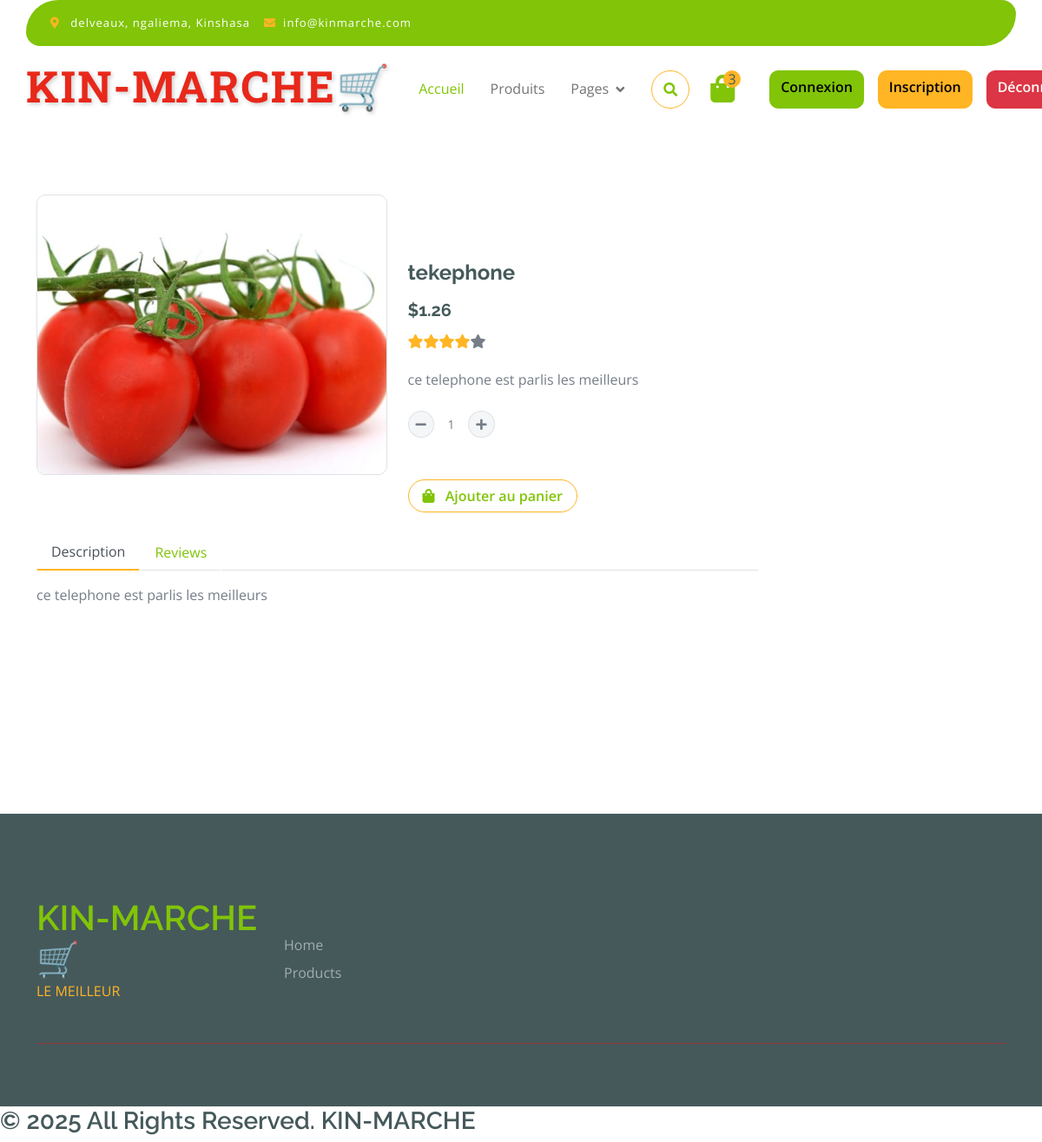
Page /product/detail/1 on the committed database.
### Products/models.py (models this page shows, shortened)
class Produit(models.Model):
    nom = models.CharField(max_length=255)
    image = models.ImageField(upload_to='media/', blank=True, null=True)
    prix = models.DecimalField(max_digits=10, decimal_places=2)
    description = models.TextField(blank=True, null=True)
    stock = models.PositiveIntegerField(default=0)
    date_ajout = models.DateTimeField(auto_now_add=True)

### Products/views.py (the view)
# urls.py: path('detail/<int:pk>', views.ProductdetaiView.as_view(), name = 'product.detail'),
class ProductdetaiView(DetailView):
    model = Produit
    context_object_name = 'product'
    template_name = 'product/shop-detail.html'

### panier/context_processors.py (called while the page is built)
def panier_context(request):
    if request.user.is_authenticated:
        panier = Panier.objects.filter(user=request.user).first()
        panier_count = sum(item.quantite for item in panier.items.all()) if panier else 0
    else:
        panier_count = 0  # Si l'utilisateur n'est pas connecté, le panier est vide
    return {"panier_count": panier_count}

### Products/templates/product/shop-detail.html (shortened to what this page needs)
{% extends 'base.html' %}
{% block content %}
<div class="container-fluid py-5 mt-5">
    <div class="container py-5">
        <div class="row g-4 mb-5">
            <div class="col-lg-8 col-xl-9">
                <div class="row g-4">
                    <div class="col-lg-6">
                        <div class="border rounded">
                            <a href="#">
                                <img src="{{ product.image.url }}" class="img-fluid rounded" alt="{{ product.nom }}">
                            </a>
                        </div>
                    </div>
                    <div class="col-lg-6 position-relative">
                        <h4 class="fw-bold mb-3 pt-3">{{ product.nom }}</h4>
                        <h5 class="fw-bold mb-3">${{ product.prix }}</h5>
                        <div class="d-flex mb-4">
                            <i class="fa fa-star text-secondary"></i>
                            <i class="fa fa-star text-secondary"></i>
                            <i class="fa fa-star text-secondary"></i>
                            <i class="fa fa-star text-secondary"></i>
                            <i class="fa fa-star"></i>
                        </div>
                        <p class="mb-4">{{ product.description }}</p>
                        <div class="input-group quantity mb-5" style="width: 100px;">
                            <button class="btn btn-sm btn-minus rounded-circle bg-light border">
                                <i class="fa fa-minus"></i>
                            </button>
                            <input type="text" class="form-control form-control-sm text-center border-0" value="1">
                            <button class="btn btn-sm btn-plus rounded-circle bg-light border">
                                <i class="fa fa-plus"></i>
                            </button>
                        </div>
                        <a href="{% url 'ajouter_au_panier' product.id %}" class="btn border border-secondary rounded-pill px-3 text-primary">
                            <i class="fa fa-shopping-bag me-2 text-primary"></i> Ajouter au panier
                        </a>
                    </div>
                    <div class="col-lg-12">
                        <nav>
                            <div class="nav nav-tabs mb-3">
                                <button class="nav-link active border-white border-bottom-0" data-bs-toggle="tab" data-bs-target="#nav-about">Description</button>
                                <button class="nav-link border-white border-bottom-0" data-bs-toggle="tab" data-bs-target="#nav-mission">Reviews</button>
                            </div>
                        </nav>
                        <div class="tab-content mb-5">
                            <div class="tab-pane fade show active" id="nav-about">
                                <p>{{ product.description }}</p>
                            </div>
                        </div>
                    </div>
                </div>
            </div>
        </div>
    </div>
</div>
{% endblock %}

### static/css/style.css (style rules this page uses)
.btn { font-weight: 600; transition: .5s; }
.btn.border-secondary { transition: 0.5s; }
.nav.nav-tabs .nav-link.active { border-bottom: 2px solid var(--bs-secondary) !important; }

### templates/base.html (style rules this page uses)
body { padding-top: 80px; }

### Products/templates/product/shop-detail.html (style rules this page uses)
.col-lg-6.position-relative { padding-top: 60px; }

### rows in the picture
Produit: image (picture), nom "tekephone", prix "1.26", description "ce telephone est parlis les meilleurs"
